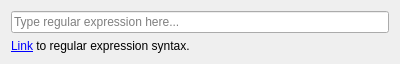
<?xml version="1.0" encoding="UTF-8"?>
<!--
######################################################################################################################
# Copyright (C) 2017-2021 Spine project consortium
# This file is part of Spine Items.
# Spine Items is free software: you can redistribute it and\/or modify it under the terms of the GNU Lesser General
# Public License as published by the Free Software Foundation, either version 3 of the License, or (at your option)
# any later version. This program is distributed in the hope that it will be useful, but WITHOUT ANY WARRANTY;
# without even the implied warranty of MERCHANTABILITY or FITNESS FOR A PARTICULAR PURPOSE. See the GNU Lesser General
# Public License for more details. You should have received a copy of the GNU Lesser General Public License along with
# this program. If not, see <http:\/\/www.gnu.org\/licenses\/>.
######################################################################################################################
-->
<ui version="4.0">
 <class>Form</class>
 <widget class="QWidget" name="Form">
  <property name="geometry">
   <rect>
    <x>0</x>
    <y>0</y>
    <width>400</width>
    <height>57</height>
   </rect>
  </property>
  <property name="windowTitle">
   <string>Form</string>
  </property>
  <layout class="QVBoxLayout" name="verticalLayout">
   <item>
    <widget class="QLineEdit" name="regexp_line_edit">
     <property name="placeholderText">
      <string>Type regular expression here...</string>
     </property>
     <property name="clearButtonEnabled">
      <bool>true</bool>
     </property>
    </widget>
   </item>
   <item>
    <widget class="QLabel" name="label_2">
     <property name="text">
      <string>&lt;html&gt;&lt;head/&gt;&lt;body&gt;&lt;p&gt;&lt;a href=&quot;https://docs.python.org/3/library/re.html#regular-expression-syntax&quot;&gt;&lt;span style=&quot; text-decoration: underline; color:#0000ff;&quot;&gt;Link&lt;/span&gt;&lt;/a&gt; to regular expression syntax.&lt;/p&gt;&lt;/body&gt;&lt;/html&gt;</string>
     </property>
     <property name="textFormat">
      <enum>Qt::RichText</enum>
     </property>
     <property name="alignment">
      <set>Qt::AlignLeading|Qt::AlignLeft|Qt::AlignTop</set>
     </property>
     <property name="openExternalLinks">
      <bool>true</bool>
     </property>
    </widget>
   </item>
  </layout>
 </widget>
 <resources/>
 <connections/>
</ui>
